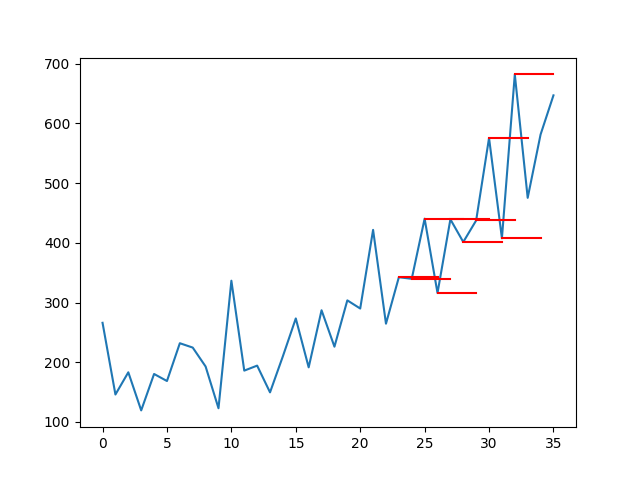

Recreate this plot in Python.
# -*- coding: utf-8 -*-
"""
Created on Sat Sep 30 10:46:23 2017

@author: pegasus
"""

from pandas import read_csv, datetime, DataFrame, concat
import matplotlib.pyplot as plt
from sklearn.metrics import mean_squared_error
from math import sqrt

def parser(x):
    return datetime.strptime('190'+x, '%Y-%m')
    
def series_to_supervised(data, n_in=1, n_out=1, dropnan=True):
    n_vars=1 if type(data) is list else data.shape[1]
    df = DataFrame(data)
    cols, names=list(), list()
    
    for i in range(n_in, 0, -1):
        cols.append(df.shift(i))
        names+=[('vars%d(t-%d)' % (j+1,i)) for j in range(n_vars)]
        
    for i in range(0, n_out):
        cols.append(df.shift(-i))
        if i==0:
            names+=[('var%d(t)' % (j+1)) for j in range(n_vars)]
        else:
            names+=[('var%d(t+%d)' % (j+1, i)) for j in range(n_vars)]
    agg = concat(cols, axis=1)
    agg.columns=names
    if dropnan:
        agg.dropna(inplace=True)
    return agg

def prepare_data(series, n_test, n_lag, n_seq):
    raw_values = series.values
    raw_values = raw_values.reshape(len(raw_values),1)
    supervised = series_to_supervised(raw_values, n_lag, n_seq)
    supervised_values = supervised.values
    train, test = supervised_values[0:-n_test], supervised_values[-n_test:]
    return train, test

def persistence(last_ob, n_seq):
    return [last_ob for i in range(n_seq)]
    
def make_forecasts(train, test, n_lag, n_seq):
    forecasts=list()
    for i in range(len(test)):
        X, y = test[i, 0:n_lag], test[i, n_lag:]
        forecast = persistence(X[-1], n_seq)
        forecasts.append(forecast)
    return forecasts

def evaluate_forecasts(test, forecasts, n_lag, n_seq):
    for i in range(n_seq):
        actual = test[:, (n_lag+i)]
        predicted = [forecast[i] for forecast in forecasts]
        rmse = sqrt(mean_squared_error(actual, predicted))
        print('t+%d RMSE: %f' % ((i+1), rmse))
        
def plot_forecasts( series, forecasts, n_test):
    plt.plot(series.values)
    
    for i in range(len(forecasts)):
        off_s = len(series) - 12 +i -1
        off_e = off_s + len(forecasts[i]) + 1
        xaxis = [x for x in range(off_s, off_e)]
        yaxis = [series.values[off_s]] + forecasts[i]
        plt.plot(xaxis, yaxis, color='red')
    plt.show()
    
series = read_csv('shampoo-sales.csv', header = 0, parse_dates=[0], index_col=0, squeeze=True, date_parser=parser)
n_lag = 1
n_seq = 3
n_test = 10
train, test = prepare_data(series, n_test, n_lag, n_seq)
forecasts = make_forecasts(train, test, n_lag, n_seq)
evaluate_forecasts(test, forecasts, n_lag, n_seq)
plot_forecasts(series, forecasts, n_test+2)

"""
print(series.head())
series.plot()
plt.show()
"""
